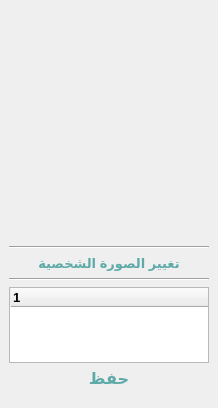
                        <widget class="QWidget" name="page_user_add">
                         <layout class="QHBoxLayout" name="horizontalLayout_65">
                          <property name="spacing">
                           <number>6</number>
                          </property>
                          <property name="leftMargin">
                           <number>9</number>
                          </property>
                          <property name="topMargin">
                           <number>40</number>
                          </property>
                          <property name="rightMargin">
                           <number>9</number>
                          </property>
                          <property name="bottomMargin">
                           <number>20</number>
                          </property>
                          <item>
                           <widget class="QWidget" name="widget_16" native="true">
                            <layout class="QVBoxLayout" name="verticalLayout_50">
                             <property name="spacing">
                              <number>6</number>
                             </property>
                             <property name="leftMargin">
                              <number>0</number>
                             </property>
                             <property name="topMargin">
                              <number>0</number>
                             </property>
                             <property name="rightMargin">
                              <number>0</number>
                             </property>
                             <property name="bottomMargin">
                              <number>0</number>
                             </property>
                             <item alignment="Qt::AlignHCenter">
                              <widget class="QLabel" name="lbl_add_profile_menu_pic">
                               <property name="minimumSize">
                                <size>
                                 <width>200</width>
                                 <height>200</height>
                                </size>
                               </property>
                               <property name="maximumSize">
                                <size>
                                 <width>200</width>
                                 <height>200</height>
                                </size>
                               </property>
                               <property name="text">
                                <string/>
                               </property>
                               <property name="pixmap">
                                <pixmap resource="../../res.qrc">:/image/image/MainApplicaton/none_profile.jpg</pixmap>
                               </property>
                               <property name="scaledContents">
                                <bool>true</bool>
                               </property>
                               <property name="alignment">
                                <set>Qt::AlignCenter</set>
                               </property>
                               <property name="wordWrap">
                                <bool>false</bool>
                               </property>
                              </widget>
                             </item>
                             <item>
                              <widget class="Line" name="line_5">
                               <property name="styleSheet">
                                <string notr="true">background-color:rgpa(0,0,0,30)</string>
                               </property>
                               <property name="orientation">
                                <enum>Qt::Horizontal</enum>
                               </property>
                              </widget>
                             </item>
                             <item>
                              <widget class="QPushButton" name="btn_changePhoto_add">
                               <property name="font">
                                <font>
                                 <pointsize>10</pointsize>
                                 <weight>75</weight>
                                 <bold>true</bold>
                                </font>
                               </property>
                               <property name="styleSheet">
                                <string notr="true">


QPushButton{
color:rgb(94, 170, 168);
border-radius:10px;
font-size = 15
}

QPushButton:hover{
background-color: qlineargradient(spread:pad, x1:0, y1:0.5, x2:0.5, y2:0.45,stop:0 rgba(255, 255, 255, 226) , stop:1 rgb(94, 170, 168));
color:#FFFFFF;
}

QPushButton:pressed{
	padding-left:5px;
	padding-top:5px;
	background-color:rgb(94, 170, 168);
	color:#FFFFFF;
}

</string>
                               </property>
                               <property name="text">
                                <string>تغيير الصورة الشخصية</string>
                               </property>
                              </widget>
                             </item>
                             <item>
                              <widget class="Line" name="line_4">
                               <property name="styleSheet">
                                <string notr="true">background-color:rgpa(0,0,0,30)</string>
                               </property>
                               <property name="orientation">
                                <enum>Qt::Horizontal</enum>
                               </property>
                              </widget>
                             </item>
                             <item>
                              <widget class="QTreeWidget" name="add_profile_info">
                               <property name="font">
                                <font>
                                 <pointsize>10</pointsize>
                                 <weight>75</weight>
                                 <bold>true</bold>
                                </font>
                               </property>
                               <property name="layoutDirection">
                                <enum>Qt::RightToLeft</enum>
                               </property>
                               <property name="sizeAdjustPolicy">
                                <enum>QAbstractScrollArea::AdjustToContents</enum>
                               </property>
                               <property name="autoScroll">
                                <bool>false</bool>
                               </property>
                               <property name="alternatingRowColors">
                                <bool>true</bool>
                               </property>
                               <property name="selectionMode">
                                <enum>QAbstractItemView::SingleSelection</enum>
                               </property>
                               <property name="uniformRowHeights">
                                <bool>true</bool>
                               </property>
                               <property name="sortingEnabled">
                                <bool>false</bool>
                               </property>
                               <property name="animated">
                                <bool>true</bool>
                               </property>
                               <property name="wordWrap">
                                <bool>true</bool>
                               </property>
                               <property name="headerHidden">
                                <bool>false</bool>
                               </property>
                               <property name="expandsOnDoubleClick">
                                <bool>true</bool>
                               </property>
                               <column>
                                <property name="text">
                                 <string notr="true">1</string>
                                </property>
                               </column>
                              </widget>
                             </item>
                             <item alignment="Qt::AlignHCenter">
                              <widget class="QPushButton" name="btn_submit_add_profile_change">
                               <property name="font">
                                <font>
                                 <pointsize>12</pointsize>
                                 <weight>75</weight>
                                 <bold>true</bold>
                                </font>
                               </property>
                               <property name="styleSheet">
                                <string notr="true">QPushButton{
color:rgb(94, 170, 168);
border-radius:10px;
}

QPushButton:hover{
background-color: qlineargradient(spread:pad, x1:0, y1:0.5, x2:0.5, y2:0.45,stop:0 rgba(255, 255, 255, 226) , stop:1 rgba(94, 170, 168,100));
color:#FFFFFF;
}

QPushButton:pressed{
	padding-left:5px;
	padding-top:5px;
	background-color:rgb(94, 170, 168);
	color:#FFFFFF;
}
</string>
                               </property>
                               <property name="text">
                                <string>حفظ</string>
                               </property>
                               <property name="icon">
                                <iconset resource="../../res.qrc">
                                 <normaloff>:/icon/image/icon/save.svg</normaloff>:/icon/image/icon/save.svg</iconset>
                               </property>
                               <property name="iconSize">
                                <size>
                                 <width>20</width>
                                 <height>20</height>
                                </size>
                               </property>
                              </widget>
                             </item>
                            </layout>
                           </widget>
                          </item>
                         </layout>
                        </widget>
